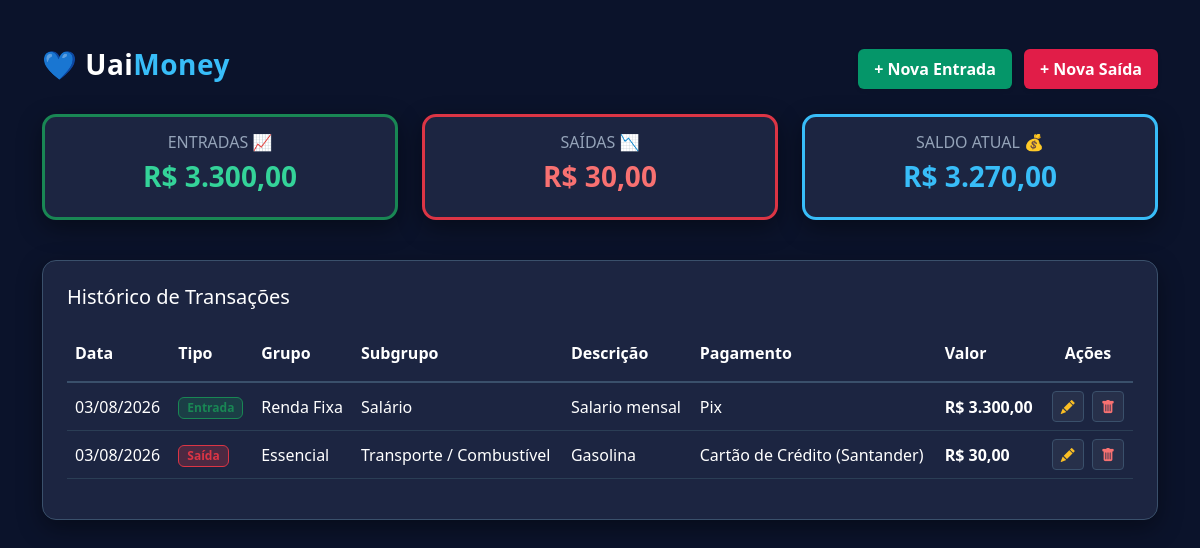
Page /view/dashboard.php on the earlier database version.
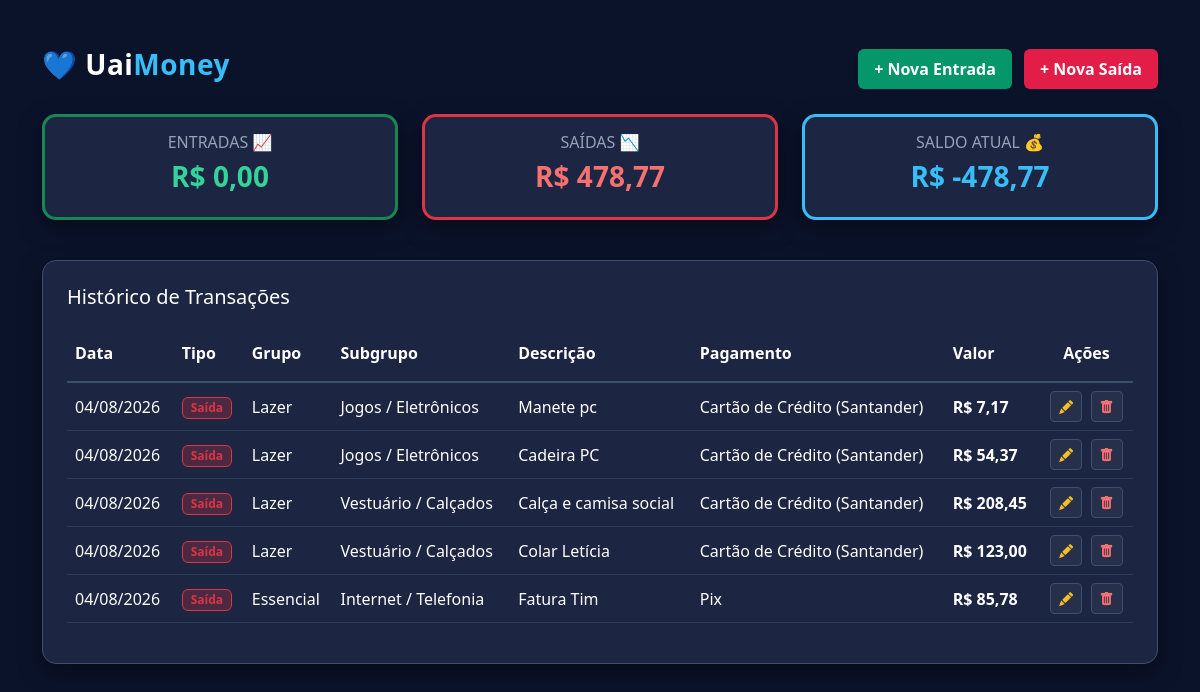
Same page on the later database version.
### tables this page shows
CREATE TABLE transacoes (
        id INTEGER PRIMARY KEY AUTOINCREMENT,
        tipo TEXT NOT NULL,
        data TEXT NOT NULL,
        valor REAL NOT NULL,
        grupo TEXT,
        subgrupo TEXT NOT NULL,
        forma_pagamento TEXT,
        banco_cartao TEXT,
        descricao TEXT
    );

### view/dashboard.php (the view, shortened to what this page needs)
<?php
include '../db/conexao.php';
$entradas = 0;
$saidas = 0;
$saldo = 0;
$transacoes = [];
try {
    $sql = "SELECT * FROM transacoes ORDER BY data DESC, id DESC";
    $stmt = $pdo->query($sql);
    $transacoes = $stmt->fetchAll(PDO::FETCH_ASSOC);
    foreach ($transacoes as $t) {
        if ($t['tipo'] === 'Entrada') {
            $entradas += $t['valor'];
        } else {
            $saidas += $t['valor'];
        }
    }
    $saldo = $entradas - $saidas;
} catch (Exception $e) {
    $erro = "Erro ao carregar transações: " . $e->getMessage();
}
?>
<!DOCTYPE html>
<html lang="pt-PT">
<head>
    <link href="https://cdn.jsdelivr.net/npm/bootstrap@5.3.0/dist/css/bootstrap.min.css" rel="stylesheet">
    <link rel="stylesheet" href="https://cdn.jsdelivr.net/npm/bootstrap-icons@1.10.5/font/bootstrap-icons.css">
</head>
<body>
    <div class="container mt-5 mb-5">
        <div class="row align-items-center mb-4">
            <div class="col-md-6">
                <h2 class="navbar-brand fs-3">💙 Uai<span style="color: #38bdf8;">Money</span></h2>
            </div>
            <div class="col-md-6 text-md-end mt-3 mt-md-0">
                <a href="../entradas/nova_entrada.php" class="btn btn-success me-2 px-3 py-2 shadow-sm">+ Nova Entrada</a>
                <a href="../saidas/nova_saida.php" class="btn btn-danger px-3 py-2 shadow-sm">+ Nova Saída</a>
            </div>
        </div>
        <div class="row mb-4">
            <div class="col-md-4 mb-3">
                <div class="card card-custom p-3 text-center border-top border-success border-3">
                    <h6 class="text-uppercase fs-6 texto-auxiliar mb-2">Entradas 📈</h6>
                    <h3 class="texto-verde">R$ <?php echo number_format($entradas, 2, ',', '.'); ?></h3>
                </div>
            </div>
            <div class="col-md-4 mb-3">
                <div class="card card-custom p-3 text-center border-top border-danger border-3">
                    <h6 class="text-uppercase fs-6 texto-auxiliar mb-2">Saídas 📉</h6>
                    <h3 class="texto-vermelho">R$ <?php echo number_format($saidas, 2, ',', '.'); ?></h3>
                </div>
            </div>
            <div class="col-md-4 mb-3">
                <div class="card card-custom p-3 text-center border-top border-3"
                    style="border-color: #38bdf8 !important;">
                    <h6 class="text-uppercase fs-6 texto-auxiliar mb-2">Saldo Atual 💰</h6>
                    <h3 class="texto-azul">R$ <?php echo number_format($saldo, 2, ',', '.'); ?></h3>
                </div>
            </div>
        </div>
        <div class="card card-custom p-4">
            <h4 class="mb-3 fs-5 text-white">Histórico de Transações</h4>
            <div class="table-responsive">
                <table class="table align-middle">
                    <thead>
                        <tr style="border-bottom: 2px solid #3a506b;">
                            <th class="py-3 text-white">Data</th>
                            <th class="py-3 text-white">Tipo</th>
                            <th class="py-3 text-white">Grupo</th>
                            <th class="py-3 text-white">Subgrupo</th>
                            <th class="py-3 text-white">Descrição</th>
                            <th class="py-3 text-white">Pagamento</th>
                            <th class="py-3 text-white">Valor</th>
                            <th class="text-center py-3 text-white">Ações</th>
                        </tr>
                    </thead>
                    <tbody>
                        <?php if (count($transacoes) > 0): ?>
                            <?php foreach ($transacoes as $t): ?>
                                <tr>
                                    <td><?php echo date('d/m/Y', strtotime($t['data'])); ?></td>
                                    <td>
                                        <?php if ($t['tipo'] == 'Entrada'): ?>
                                            <span
                                                class="badge bg-success bg-opacity-25 text-success border border-success px-2 py-1">Entrada</span>
                                        <?php else: ?>
                                            <span
                                                class="badge bg-danger bg-opacity-25 text-danger border border-danger px-2 py-1">Saída</span>
                                        <?php endif; ?>
                                    </td>
                                    <td><?php echo htmlspecialchars($t['grupo']); ?></td>
                                    <td><?php echo htmlspecialchars($t['subgrupo']); ?></td>
                                    <td><?php echo htmlspecialchars($t['descricao']); ?></td>
                                    <td>
                                        <?php
                                        echo htmlspecialchars($t['forma_pagamento']);
                                        if (!empty($t['banco_cartao'])) {
                                            echo " (" . htmlspecialchars($t['banco_cartao']) . ")";
                                        }
                                        ?>
                                    </td>
                                    <td class="<?php echo ($t['tipo'] == 'Entrada') ? 'texto-verde' : 'texto-vermelho'; ?>">
                                        R$ <?php echo number_format($t['valor'], 2, ',', '.'); ?>
                                    </td>
                                    <td class="text-center">
                                        <a href="../acoes/editar.php?id=<?php echo $t['id']; ?>"
                                            class="btn btn-sm btn-action-edit me-1" title="Editar">
                                            <i class="bi bi-pencil-fill"></i>
                                        </a>
                                        <a href="../acoes/deletar.php?id=<?php echo $t['id']; ?>"
                                            class="btn btn-sm btn-action-delete" title="Apagar"
                                            onclick="return confirm('Tem a certeza de que quer apagar este registo, Uai?');">
                                            <i class="bi bi-trash-fill"></i>
                                        </a>
                                    </td>
                                </tr>
                            <?php endforeach; ?>
                        <?php endif; ?>
                    </tbody>
                </table>
            </div>
        </div>
    </div>
</body>
</html>

### view/dashboard.php (style rules this page uses)
body { background-color: #0b132b; color: #ffffff; font-family: 'Segoe UI', Tahoma, Geneva, Verdana, sans-serif; }
.card-custom { border-radius: 14px; background-color: #1c2541; border: 1px solid #3a506b; box-shadow: 0 8px 24px rgba(0, 0, 0, 0.4); }
.texto-auxiliar { color: #94a3b8 !important; font-weight: 500; }
.table { color: #ffffff; background-color: transparent !important; }
.table th, .table td { background-color: transparent !important; color: #ffffff; border-color: #2b3e55 !important; }
.texto-verde { color: #34d399; font-weight: bold; }
.texto-vermelho { color: #f87171; font-weight: bold; }
.texto-azul { color: #38bdf8; font-weight: bold; }
.btn-success { background-color: #059669; border: none; font-weight: 600; }
.btn-danger { background-color: #e11d48; border: none; font-weight: 600; }
.btn-action-edit { background-color: rgba(255, 255, 255, 0.05); color: #fbbf24; border: 1px solid #3a506b; }
.btn-action-delete { background-color: rgba(255, 255, 255, 0.05); color: #f87171; border: 1px solid #3a506b; }
.navbar-brand { font-weight: bold; color: #ffffff; letter-spacing: 0.5px; }

Differences in the rows shown:
removed transacoes: data "03/08/2026", tipo "Entrada", grupo "Renda Fixa", subgrupo "Salário", descricao "Salario mensal", forma_pagamento "Pix", valor "3.300,00"
removed transacoes: data "03/08/2026", tipo "Saída", grupo "Essencial", subgrupo "Transporte / Combustível", descricao "Gasolina", forma_pagamento "Cartão de Crédito", banco_cartao "Santander", valor "30,00"
added transacoes: data "04/08/2026", tipo "Saída", grupo "Lazer", subgrupo "Jogos / Eletrônicos", descricao "Manete pc", forma_pagamento "Cartão de Crédito", banco_cartao "Santander", valor "7,17"
added transacoes: data "04/08/2026", tipo "Saída", grupo "Lazer", subgrupo "Jogos / Eletrônicos", descricao "Cadeira PC", forma_pagamento "Cartão de Crédito", banco_cartao "Santander", valor "54,37"
added transacoes: data "04/08/2026", tipo "Saída", grupo "Lazer", subgrupo "Vestuário / Calçados", descricao "Calça e camisa social", forma_pagamento "Cartão de Crédito", banco_cartao "Santander", valor "208,45"
added transacoes: data "04/08/2026", tipo "Saída", grupo "Lazer", subgrupo "Vestuário / Calçados", descricao "Colar Letícia", forma_pagamento "Cartão de Crédito", banco_cartao "Santander", valor "123,00"
added transacoes: data "04/08/2026", tipo "Saída", grupo "Essencial", subgrupo "Internet / Telefonia", descricao "Fatura Tim", forma_pagamento "Pix", valor "85,78"
Other differences:
$entradas: "3.300,00" → "0,00"
$saidas: "30,00" → "478,77"
$saldo: "3.270,00" → "-478,77"
